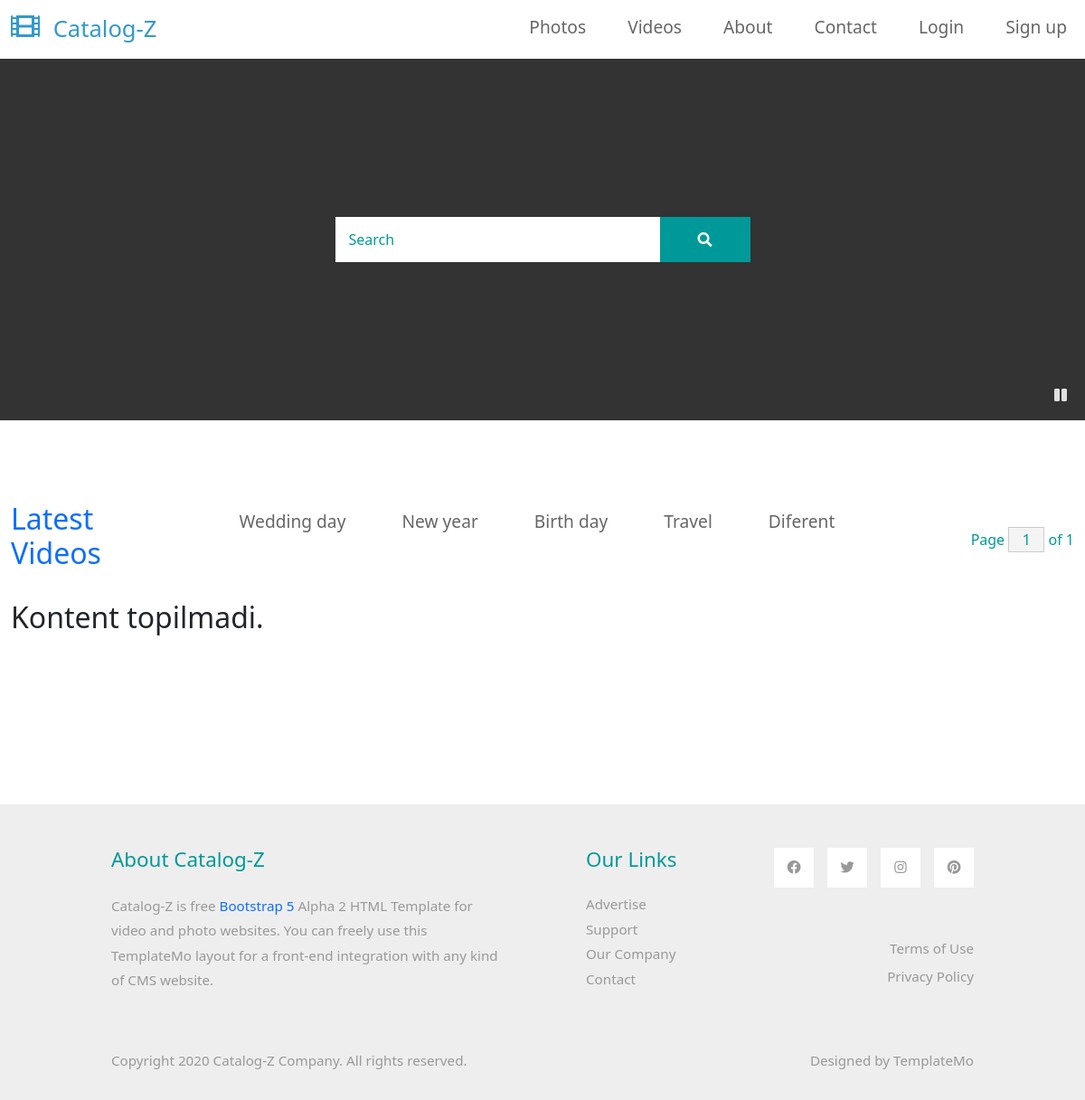
Screenshot of /videos/ with the database file from the repository.
### gallery/models/category.py (models this page shows, shortened)
class Category(models.Model):
  name = models.CharField(max_length=150)
  @staticmethod
  def get_all_category():
    return Category.objects.all()

### gallery/views.py (the view)
# urls.py: path('videos/',Video,name='videos',),
def Video(request):
  postcategory = None
  categories = Category.get_all_category()
  postlist = PostVideo.get_all_postvideo().order_by('?')
  pages = Paginator(postlist,12)
  page_number = request.GET.get('page')
  categoryID = request.GET.get("category")
  if categoryID:
    postcategory = PostVideo.get_all_postvideo_by_categoryid(categoryID)
  elif page_number:
    postcategory = pages.page(page_number).object_list
  else:
    postcategory = pages.page(1).object_list
  search = request.GET.get('search')
  if search:
    postcategory = PostVideo.get_all_postvideo().filter(Q(title__icontains=search))
  context = {}
  context['categories'] = categories
  context['postvideo'] = postcategory
  context['pages'] = pages
  return render(request,'videos.html', context)

### gallery/models/postsvideo.py (called while the page is built)
  @staticmethod
  def get_all_postvideo():
    return PostVideo.objects.all()

### templates/videos.html (shortened to what this page needs)
{% extends 'base.html' %}
{% load static %}
{% block content %}
    <div class="tm-hero d-flex justify-content-center align-items-center" id="tm-video-container">
        <i id="tm-video-control-button" class="fas fa-pause"></i>
        <form class="d-flex position-absolute tm-search-form" method="get">
            <input class="form-control tm-search-input" name="search" type="search" placeholder="Search" aria-label="Search">
            <button class="btn btn-outline-success tm-search-btn" type="submit">
                <i class="fas fa-search"></i>
            </button>
        </form>
    </div>
    <div class="container-fluid tm-container-content tm-mt-60">
        <div class="row mb-4">
            <h2 class="col-2 tm-text-primary">
               <a href=""> Latest Videos</a>
            </h2>
            {% if categories %}
            <ul class="nav justify-content-center col-8">
                {% for category in categories %}
                <li class="nav-item"><a href="/videos/?category={{category.pk}}" class="nav-link">{{category.name}}</a></li>
                {% endfor %}
            </ul>
            {% endif %}
            <div class="col-2 d-flex justify-content-end align-items-center">
                <form action="" method="get" class="tm-text-primary">
                    Page <input type="text" name="page" value="1" size="1" class="tm-input-paging tm-text-primary"> of {{pages.num_pages}}
                </form>
            </div>
        </div>
        <div class="row tm-mb-90 tm-gallery">
            {% if postvideo %}
            {% for post in postvideo %}
            <div class="col-xl-3 col-lg-4 col-md-6 col-sm-6 col-12 mb-5">
                <figure class="effect-ming tm-video-item">
                    <img src="{{ post.video.url }}" alt="Image" class="img-fluid">
                    <figcaption class="d-flex align-items-center justify-content-center">
                        <h2>{{post.title}}</h2>
                        <a href="{% url 'video_detail' post.pk %}">View more</a>
                    </figcaption>
                </figure>
                <div class="d-flex justify-content-between tm-text-gray">
                    <span>{{post.date}}</span>
                    <span>{{post.author}}</span>
                </div>
                <div class="d-flex justify-content-between tm-text-gray">
                    <strong class="text-secondary"><i class="far fa-heart mr-2" style="font-size:20px;"></i>{{ post.number_of_likes }} likes</strong>
                    <strong class="text-secondary"><i class=" far fa-eye"></i> {{ post.total_views }}  views</strong>
                </div>
            </div>
            {% endfor %}
            {% else %}
            <h2>Kontent topilmadi.</h2>
            {% endif %}
        </div>
    </div>
{% endblock %}

### static/css/templatemo-style.css (style rules this page uses)
a { text-decoration: none; transition: all 0.3s ease; }
.container-fluid { max-width: 1770px; }
.btn { border-radius: 0; }
.form-control { padding: 10px 20px; width: 100%; height: auto; }
.tm-hero { min-height: 200px; background: transparent; }
.tm-mt-60 { margin-top: 60px; }
.tm-mb-90 { margin-bottom: 90px; }
.tm-text-primary { color: #009999; }
.tm-input-paging { width: 40px; border-radius: 0; border: 1px solid #CCCCCC; background: #f4f4f4; text-align: center; }
.nav-item { margin-right: 30px; }
.nav-item:last-child { margin-right: 0; }
.nav-link { color: #666666; border-bottom: 4px solid transparent; font-size: 1.2rem; }
.tm-search-input { width: 360px; border-radius: 0; padding: 12px 15px; color: #009999; border: none; }
.tm-search-input::placeholder { color: #009999; opacity: 1; }
.tm-search-btn { color: white; background-color: #009999; border: none; width: 100px; height: 50px; margin-left: -1px; }
#tm-video-container { max-height: 400px; overflow: hidden; background-color: #333; margin-bottom: 90px; position: relative; }
#tm-video-control-button { position: absolute; bottom: 20px; right: 20px; z-index: 1000; color: #e1e1e1; }
.form-control, input:-internal-autofill-selected, select:not([multiple]) { color: #009999 !important; }
.form-control::placeholder { color: #009999; opacity: 1; }

### rows the page displays
Category: name "Wedding day"
Category: name "New year"
Category: name "Birth day"
Category: name "Travel"
Category: name "Diferent"

### other values shown
{{ pages.num_pages }} "1"
